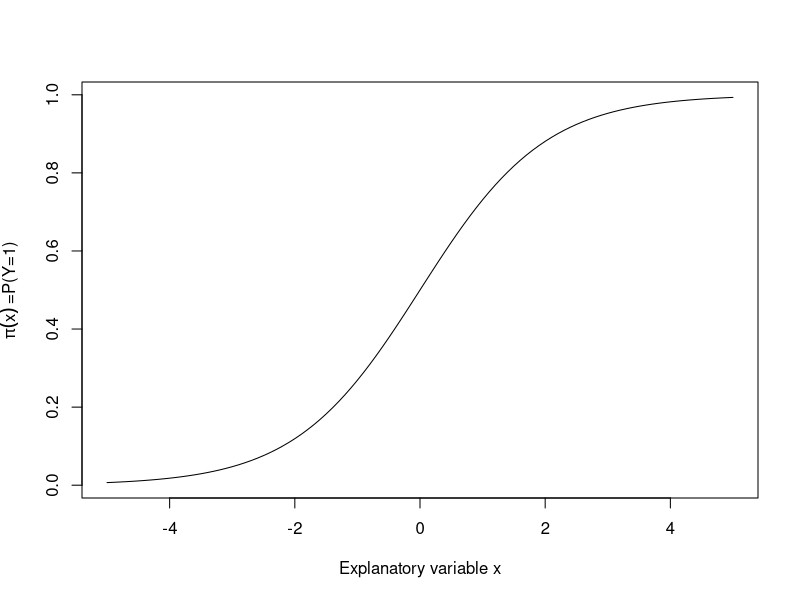

Here is the R script that generated this plot:
## ---- chunk 1
knitr::opts_chunk$set(echo = TRUE)
## ---- chunk 2
# Calculate the probability of exactly 90 patients clearing an infection
dbinom(90, 100, 0.9)

# Calculate the probability of 90 or more (i.e. 90, 91, ..., 100) patients clearing an infection
sum(dbinom(x = 90:100, size = 100, prob = 0.9))

# Equivalently, calculate the probability that 90 or more (i.e. more than 89) clear an infection
pbinom(89, 100, 0.9, lower.tail = F)
## ---- chunk 3
curve(1/(1+exp(-x)), from=-5, to=5,  xlab="Explanatory variable x", ylab=expression(pi(x)~"=P(Y=1)"))
